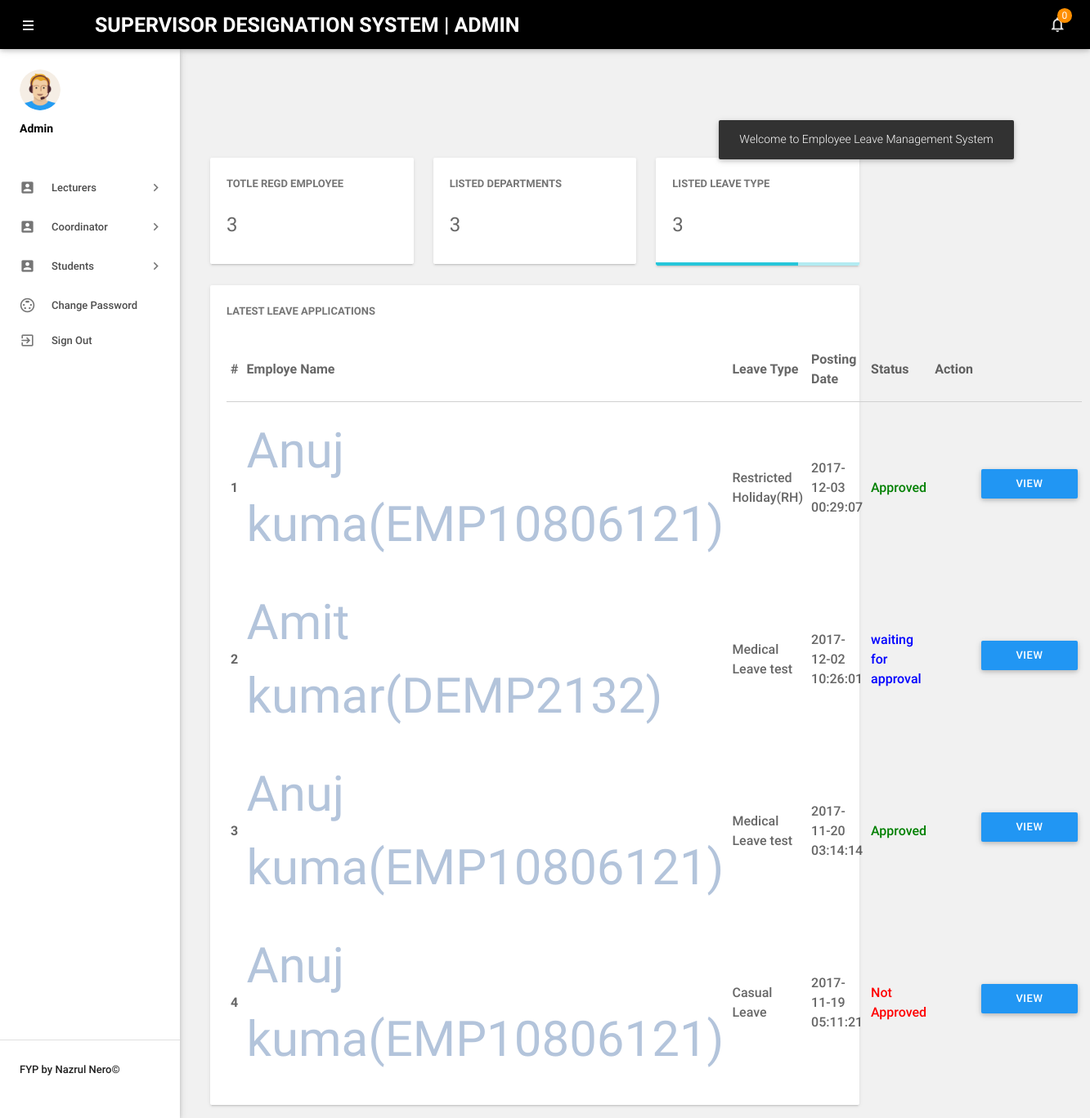
Screenshot of /admin/dashboard.php (signed in) with the database file from the repository.
### tables this page shows
CREATE TABLE `tblleaves` (
  `id` int(11) NOT NULL,
  `LeaveType` varchar(110) NOT NULL,
  `ToDate` varchar(120) NOT NULL,
  `FromDate` varchar(120) NOT NULL,
  `Description` mediumtext NOT NULL,
  `PostingDate` timestamp NOT NULL DEFAULT current_timestamp(),
  `AdminRemark` mediumtext DEFAULT NULL,
  `AdminRemarkDate` varchar(120) DEFAULT NULL,
  `Status` int(1) NOT NULL,
  `IsRead` int(1) NOT NULL,
  `empid` int(11) DEFAULT NULL
);

CREATE TABLE `tblemployees` (
  `id` int(11) NOT NULL,
  `EmpId` varchar(100) NOT NULL,
  `FirstName` varchar(150) NOT NULL,
  `LastName` varchar(150) NOT NULL,
  `EmailId` varchar(200) NOT NULL,
  `Password` varchar(180) NOT NULL,
  `Gender` varchar(100) NOT NULL,
  `Dob` varchar(100) NOT NULL,
  `Department` varchar(255) NOT NULL,
  `Address` varchar(255) NOT NULL,
  `City` varchar(200) NOT NULL,
  `Country` varchar(150) NOT NULL,
  `Phonenumber` char(11) NOT NULL,
  `Status` int(1) NOT NULL,
  `RegDate` timestamp NOT NULL DEFAULT current_timestamp()
);

### admin/dashboard.php (the view, shortened to what this page needs)
<?php
include('includes/config.php');
if(strlen($_SESSION['alogin'])==0)
    {
header('location:index.php');
}
else{
?>
<!DOCTYPE html>
<html lang="en">
    <head>
        <link type="text/css" rel="stylesheet" href="../assets/plugins/materialize/css/materialize.min.css"/>
        <link href="../assets/plugins/metrojs/MetroJs.min.css" rel="stylesheet">
        <link href="../assets/plugins/weather-icons-master/css/weather-icons.min.css" rel="stylesheet">
        <link href="../assets/css/customs.css" rel="stylesheet" type="text/css"/>
    </head>
    <body>
           <?php include('includes/header.php');?>
       <?php include('includes/sidebar.php');?>
            <main class="mn-inner">
                <div class="middle-content">
                    <div class="row no-m-t no-m-b">
                    <div class="col s12 m12 l4">
                        <div class="card stats-card">
                            <div class="card-content">
                                <span class="card-title">Totle Regd Employee</span>
                                <span class="stats-counter">
<?php
$sql = "SELECT id from tblemployees";
$query = $dbh -> prepare($sql);
$query->execute();
$empcount=$query->rowCount();
?>
                                    <span class="counter"><?php echo htmlentities($empcount);?></span></span>
                            </div>
                            <div id="sparkline-bar"></div>
                        </div>
                    </div>
                        <div class="col s12 m12 l4">
                        <div class="card stats-card">
                            <div class="card-content">
                                <span class="card-title">Listed Departments </span>
    <?php
$sql = "SELECT id from tbldepartments";
$query = $dbh -> prepare($sql);
$query->execute();
$dptcount=$query->rowCount();
?>
                                <span class="stats-counter"><span class="counter"><?php echo htmlentities($dptcount);?></span></span>
                            </div>
                            <div id="sparkline-line"></div>
                        </div>
                    </div>
                    <div class="col s12 m12 l4">
                        <div class="card stats-card">
                            <div class="card-content">
                                <span class="card-title">Listed leave Type</span>
                                    <?php
$sql = "SELECT id from  tblleavetype";
$query = $dbh -> prepare($sql);
$query->execute();
$leavtypcount=$query->rowCount();
?>
                                <span class="stats-counter"><span class="counter"><?php echo htmlentities($leavtypcount);?></span></span>
                            </div>
                            <div class="progress stats-card-progress">
                                <div class="determinate" style="width: 70%"></div>
                            </div>
                        </div>
                    </div>
                </div>
                    <div class="row no-m-t no-m-b">
                        <div class="col s12 m12 l12">
                            <div class="card invoices-card">
                                <div class="card-content">
                                    <span class="card-title">Latest Leave Applications</span>
                             <table id="example" class="display responsive-table ">
                                    <thead>
                                        <tr>
                                            <th>#</th>
                                            <th width="200">Employe Name</th>
                                            <th width="120">Leave Type</th>
                                             <th width="180">Posting Date</th>
                                            <th>Status</th>
                                            <th align="center">Action</th>
                                        </tr>
                                    </thead>
                                    <tbody>
<?php $sql = "SELECT tblleaves.id as lid,tblemployees.FirstName,tblemployees.LastName,tblemployees.EmpId,tblemployees.id,tblleaves.LeaveType,tblleaves.PostingDate,tblleaves.Status from tblleaves join tblemployees on tblleaves.empid=tblemployees.id order by lid desc limit 6";
$query = $dbh -> prepare($sql);
$query->execute();
$results=$query->fetchAll(PDO::FETCH_OBJ);
$cnt=1;
if($query->rowCount() > 0)
{
foreach($results as $result)
{
      ?>
                                        <tr>
                                            <td> <b><?php echo htmlentities($cnt);?></b></td>
                                              <td><a href="editemployee.php?empid=<?php echo htmlentities($result->id);?>" target="_blank"><?php echo htmlentities($result->FirstName." ".$result->LastName);?>(<?php echo htmlentities($result->EmpId);?>)</a></td>
                                            <td><?php echo htmlentities($result->LeaveType);?></td>
                                            <td><?php echo htmlentities($result->PostingDate);?></td>
                                                                       <td><?php $stats=$result->Status;
if($stats==1){
                                             ?>
                                                 <span style="color: green">Approved</span>
                                                 <?php } if($stats==2)  { ?>
                                                <span style="color: red">Not Approved</span>
                                                 <?php } if($stats==0)  { ?>
 <span style="color: blue">waiting for approval</span>
 <?php } ?>
                                             </td>
          <td>
           <td><a href="leave-details.php?leaveid=<?php echo htmlentities($result->lid);?>" class="waves-effect waves-light btn blue m-b-xs"  > View Details</a></td>
                                    </tr>
                                         <?php $cnt++;} }?>
                                    </tbody>
                                </table>
                                </div>
                            </div>
                        </div>
                    </div>
                </div>
            </main>
        </div>
    </body>
</html>
<?php } ?>

### assets/css/customs.css (style rules this page uses)
.mn-content,body,html { font-size:16px; height:100%; width:100% }
html { font-weight:500; color:rgba(0,0,0,.6) }
body { background-color:rgb(241, 241, 241); overflow-y:auto!important; overflow-x:hidden }
a { font-weight:400; font-size:60px; color:#b3c4db }
.btn,.btn-flat { font-weight:500; font-size:13px }
@media (min-width:993px) { .mn-content.fixed-sidebar .mn-inner { padding-left:245px; width:100% } }
.no-m-t { margin-top:0!important }
.no-m-b { margin-bottom:0!important }
.m-b-xs { margin-bottom:10px }
.middle-content { padding-top:25px; padding-right:25px; float:left; width:calc(100% - 220px)!important }
.mn-inner { padding:100px 25px 9.5px; min-height:calc(100% - 181px) }
.card,.card-panel { box-shadow:0 2px 2px 0 rgba(0,0,0,.05),0 3px 1px -2px rgba(0,0,0,.08),0 1px 5px 0 rgba(0,0,0,.08); position:relative }
.card-panel>.card-content>.card-title,.card>.card-content>.card-title,.card>.card-reveal>.card-title { line-height:24px; font-size:13px; font-weight:700; display:block; margin-bottom:20px; text-transform:uppercase; color:rgba(0,0,0,.54) }
.stats-counter { float:left; font-size:24px; font-weight:400; color:rgba(0,0,0,.6); margin-bottom:0!important; display:block }
#sparkline-bar { height:40px; margin-top:-30px }
#sparkline-line { height:42px; margin-top:-32px }
.stats-card-progress { background:#b2ebf2; border-bottom-left-radius:2px!important; border-bottom-right-radius:2px!important }
.stats-card-progress .determinate { background:#26c6da; border-bottom-left-radius:2px }
.stats-card .card-content { z-index:2; position:relative; overflow:hidden }
.invoices-card table tbody tr:last-child { border:0 }
.progress { border-radius:0 }

### rows the page displays
tblleaves: tblemployees.FirstName+LastName "Anuj kuma", tblemployees.EmpId "EMP10806121", LeaveType "Restricted Holiday(RH)", PostingDate "2017-12-03 00:29:07", Status "Approved"
tblleaves: tblemployees.FirstName+LastName "Amit kumar", tblemployees.EmpId "DEMP2132", LeaveType "Medical Leave test", PostingDate "2017-12-02 10:26:01", Status "waiting for approval"
tblleaves: tblemployees.FirstName+LastName "Anuj kuma", tblemployees.EmpId "EMP10806121", LeaveType "Medical Leave test", PostingDate "2017-11-20 03:14:14", Status "Approved"
tblleaves: tblemployees.FirstName+LastName "Anuj kuma", tblemployees.EmpId "EMP10806121", LeaveType "Casual Leave", PostingDate "2017-11-19 05:11:21", Status "Not Approved"

### other values shown
$unreadcount "0"
$empcount "3"
$dptcount "3"
$leavtypcount "3"
